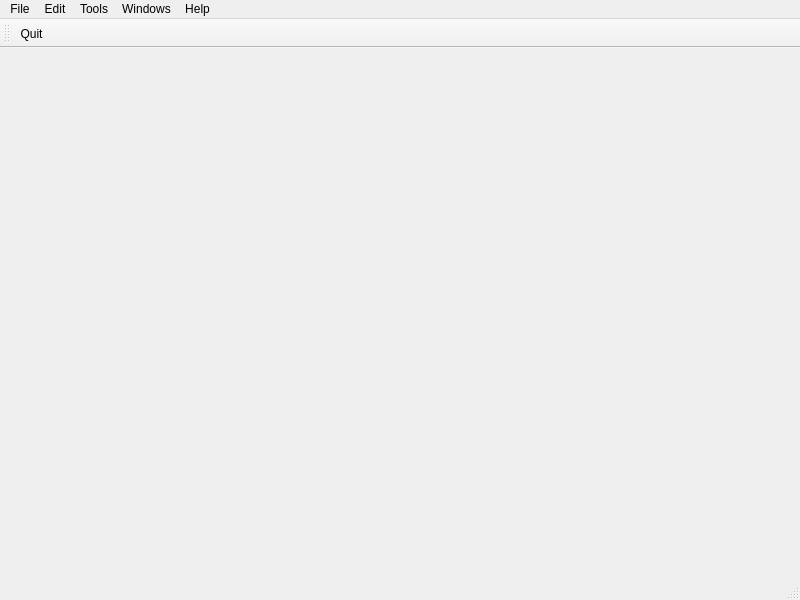
<?xml version="1.0" encoding="UTF-8"?>
<ui version="4.0">
 <class>PeopleMain</class>
 <widget class="QMainWindow" name="PeopleMain">
  <property name="geometry">
   <rect>
    <x>0</x>
    <y>0</y>
    <width>800</width>
    <height>600</height>
   </rect>
  </property>
  <property name="windowTitle">
   <string>People</string>
  </property>
  <property name="windowIcon">
   <iconset resource="People.qrc">
    <normaloff>:/images/crowd.png</normaloff>:/images/crowd.png</iconset>
  </property>
  <widget class="QWidget" name="centralwidget"/>
  <widget class="QMenuBar" name="Menu">
   <property name="geometry">
    <rect>
     <x>0</x>
     <y>0</y>
     <width>800</width>
     <height>21</height>
    </rect>
   </property>
   <widget class="QMenu" name="menuFile">
    <property name="title">
     <string>File</string>
    </property>
    <addaction name="actionQuit"/>
   </widget>
   <widget class="QMenu" name="menuEdit">
    <property name="title">
     <string>Edit</string>
    </property>
   </widget>
   <widget class="QMenu" name="menuHelp">
    <property name="title">
     <string>Help</string>
    </property>
   </widget>
   <widget class="QMenu" name="menuWindows">
    <property name="title">
     <string>Windows</string>
    </property>
   </widget>
   <widget class="QMenu" name="menuTools">
    <property name="title">
     <string>Tools</string>
    </property>
   </widget>
   <addaction name="menuFile"/>
   <addaction name="menuEdit"/>
   <addaction name="menuTools"/>
   <addaction name="menuWindows"/>
   <addaction name="menuHelp"/>
  </widget>
  <widget class="QStatusBar" name="Status"/>
  <widget class="QToolBar" name="Tools">
   <property name="windowTitle">
    <string>toolBar</string>
   </property>
   <attribute name="toolBarArea">
    <enum>TopToolBarArea</enum>
   </attribute>
   <attribute name="toolBarBreak">
    <bool>false</bool>
   </attribute>
   <addaction name="actionQuit"/>
  </widget>
  <action name="actionQuit">
   <property name="icon">
    <iconset resource="People.qrc">
     <normaloff>:/images/delete.png</normaloff>:/images/delete.png</iconset>
   </property>
   <property name="text">
    <string>Quit</string>
   </property>
  </action>
 </widget>
 <resources>
  <include location="People.qrc"/>
 </resources>
 <connections>
  <connection>
   <sender>actionQuit</sender>
   <signal>triggered()</signal>
   <receiver>PeopleMain</receiver>
   <slot>Quit()</slot>
   <hints>
    <hint type="sourcelabel">
     <x>-1</x>
     <y>-1</y>
    </hint>
    <hint type="destinationlabel">
     <x>409</x>
     <y>293</y>
    </hint>
   </hints>
  </connection>
 </connections>
</ui>
